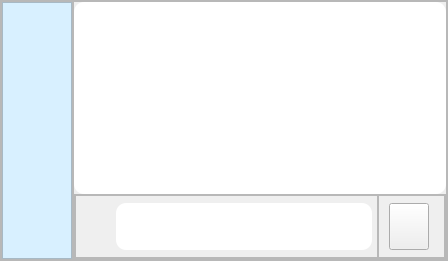
              <widget class="QWidget" name="page_4">
               <layout class="QGridLayout" name="gridLayout_3">
                <property name="leftMargin">
                 <number>0</number>
                </property>
                <property name="topMargin">
                 <number>0</number>
                </property>
                <property name="rightMargin">
                 <number>0</number>
                </property>
                <property name="bottomMargin">
                 <number>0</number>
                </property>
                <property name="spacing">
                 <number>0</number>
                </property>
                <item row="0" column="0">
                 <widget class="QFrame" name="frame_11">
                  <property name="frameShape">
                   <enum>QFrame::StyledPanel</enum>
                  </property>
                  <property name="frameShadow">
                   <enum>QFrame::Raised</enum>
                  </property>
                  <layout class="QHBoxLayout" name="horizontalLayout_13">
                   <property name="spacing">
                    <number>0</number>
                   </property>
                   <property name="leftMargin">
                    <number>0</number>
                   </property>
                   <property name="topMargin">
                    <number>0</number>
                   </property>
                   <property name="rightMargin">
                    <number>0</number>
                   </property>
                   <property name="bottomMargin">
                    <number>0</number>
                   </property>
                   <item>
                    <widget class="QFrame" name="frame_12">
                     <property name="maximumSize">
                      <size>
                       <width>360</width>
                       <height>16777215</height>
                      </size>
                     </property>
                     <property name="frameShape">
                      <enum>QFrame::StyledPanel</enum>
                     </property>
                     <property name="frameShadow">
                      <enum>QFrame::Raised</enum>
                     </property>
                     <layout class="QVBoxLayout" name="verticalLayout_6">
                      <property name="spacing">
                       <number>0</number>
                      </property>
                      <property name="leftMargin">
                       <number>0</number>
                      </property>
                      <property name="topMargin">
                       <number>0</number>
                      </property>
                      <property name="rightMargin">
                       <number>0</number>
                      </property>
                      <property name="bottomMargin">
                       <number>0</number>
                      </property>
                      <item>
                       <widget class="QScrollArea" name="scrollArea">
                        <property name="styleSheet">
                         <string notr="true">background-color: rgb(216, 240, 255);</string>
                        </property>
                        <property name="widgetResizable">
                         <bool>true</bool>
                        </property>
                        <widget class="QWidget" name="scrollAreaWidgetContents">
                         <property name="geometry">
                          <rect>
                           <x>0</x>
                           <y>0</y>
                           <width>356</width>
                           <height>666</height>
                          </rect>
                         </property>
                        </widget>
                       </widget>
                      </item>
                     </layout>
                    </widget>
                   </item>
                   <item>
                    <widget class="QFrame" name="frame_13">
                     <property name="frameShape">
                      <enum>QFrame::StyledPanel</enum>
                     </property>
                     <property name="frameShadow">
                      <enum>QFrame::Raised</enum>
                     </property>
                     <layout class="QVBoxLayout" name="verticalLayout_7">
                      <property name="spacing">
                       <number>0</number>
                      </property>
                      <property name="leftMargin">
                       <number>0</number>
                      </property>
                      <property name="topMargin">
                       <number>0</number>
                      </property>
                      <property name="rightMargin">
                       <number>0</number>
                      </property>
                      <property name="bottomMargin">
                       <number>0</number>
                      </property>
                      <item>
                       <widget class="QFrame" name="frame_14">
                        <property name="styleSheet">
                         <string notr="true">border-radius: 10px;</string>
                        </property>
                        <property name="frameShape">
                         <enum>QFrame::StyledPanel</enum>
                        </property>
                        <property name="frameShadow">
                         <enum>QFrame::Raised</enum>
                        </property>
                        <layout class="QVBoxLayout" name="verticalLayout_8">
                         <property name="spacing">
                          <number>0</number>
                         </property>
                         <property name="leftMargin">
                          <number>0</number>
                         </property>
                         <property name="topMargin">
                          <number>0</number>
                         </property>
                         <property name="rightMargin">
                          <number>0</number>
                         </property>
                         <property name="bottomMargin">
                          <number>0</number>
                         </property>
                         <item>
                          <widget class="QTextBrowser" name="textBrowser">
                           <property name="sizePolicy">
                            <sizepolicy hsizetype="Expanding" vsizetype="Preferred">
                             <horstretch>0</horstretch>
                             <verstretch>0</verstretch>
                            </sizepolicy>
                           </property>
                           <property name="styleSheet">
                            <string notr="true">background-color: rgb(255, 255, 255);</string>
                           </property>
                          </widget>
                         </item>
                        </layout>
                       </widget>
                      </item>
                      <item>
                       <widget class="QFrame" name="frame_15">
                        <property name="maximumSize">
                         <size>
                          <width>16777215</width>
                          <height>65</height>
                         </size>
                        </property>
                        <property name="frameShape">
                         <enum>QFrame::StyledPanel</enum>
                        </property>
                        <property name="frameShadow">
                         <enum>QFrame::Raised</enum>
                        </property>
                        <layout class="QHBoxLayout" name="horizontalLayout_14">
                         <property name="spacing">
                          <number>0</number>
                         </property>
                         <property name="leftMargin">
                          <number>0</number>
                         </property>
                         <property name="topMargin">
                          <number>0</number>
                         </property>
                         <property name="rightMargin">
                          <number>0</number>
                         </property>
                         <property name="bottomMargin">
                          <number>0</number>
                         </property>
                         <item>
                          <widget class="QFrame" name="frame_16">
                           <property name="maximumSize">
                            <size>
                             <width>16777215</width>
                             <height>16777215</height>
                            </size>
                           </property>
                           <property name="frameShape">
                            <enum>QFrame::StyledPanel</enum>
                           </property>
                           <property name="frameShadow">
                            <enum>QFrame::Raised</enum>
                           </property>
                           <layout class="QHBoxLayout" name="horizontalLayout_16">
                            <property name="spacing">
                             <number>0</number>
                            </property>
                            <property name="leftMargin">
                             <number>40</number>
                            </property>
                            <property name="topMargin">
                             <number>7</number>
                            </property>
                            <property name="rightMargin">
                             <number>5</number>
                            </property>
                            <property name="bottomMargin">
                             <number>7</number>
                            </property>
                            <item>
                             <widget class="QTextEdit" name="textEdit">
                              <property name="styleSheet">
                               <string notr="true">background-color: rgb(255, 255, 255);
font: 12pt &quot;MS Shell Dlg 2&quot;;
border-radius: 10px;</string>
                              </property>
                             </widget>
                            </item>
                           </layout>
                          </widget>
                         </item>
                         <item>
                          <widget class="QFrame" name="frame_17">
                           <property name="sizePolicy">
                            <sizepolicy hsizetype="Expanding" vsizetype="Expanding">
                             <horstretch>0</horstretch>
                             <verstretch>0</verstretch>
                            </sizepolicy>
                           </property>
                           <property name="maximumSize">
                            <size>
                             <width>80</width>
                             <height>16777215</height>
                            </size>
                           </property>
                           <property name="frameShape">
                            <enum>QFrame::StyledPanel</enum>
                           </property>
                           <property name="frameShadow">
                            <enum>QFrame::Raised</enum>
                           </property>
                           <layout class="QHBoxLayout" name="horizontalLayout_15">
                            <property name="spacing">
                             <number>0</number>
                            </property>
                            <property name="leftMargin">
                             <number>10</number>
                            </property>
                            <property name="topMargin">
                             <number>7</number>
                            </property>
                            <property name="rightMargin">
                             <number>15</number>
                            </property>
                            <property name="bottomMargin">
                             <number>7</number>
                            </property>
                            <item>
                             <widget class="QPushButton" name="pushButton_4">
                              <property name="sizePolicy">
                               <sizepolicy hsizetype="Preferred" vsizetype="Minimum">
                                <horstretch>0</horstretch>
                                <verstretch>0</verstretch>
                               </sizepolicy>
                              </property>
                              <property name="styleSheet">
                               <string notr="true"/>
                              </property>
                              <property name="text">
                               <string/>
                              </property>
                              <property name="icon">
                               <iconset>
                                <normaloff>2020-08-24_152554.png</normaloff>2020-08-24_152554.png</iconset>
                              </property>
                              <property name="iconSize">
                               <size>
                                <width>40</width>
                                <height>40</height>
                               </size>
                              </property>
                              <property name="checkable">
                               <bool>false</bool>
                              </property>
                              <property name="autoRepeat">
                               <bool>false</bool>
                              </property>
                              <property name="autoExclusive">
                               <bool>false</bool>
                              </property>
                              <property name="default">
                               <bool>false</bool>
                              </property>
                             </widget>
                            </item>
                           </layout>
                          </widget>
                         </item>
                        </layout>
                       </widget>
                      </item>
                     </layout>
                    </widget>
                   </item>
                  </layout>
                 </widget>
                </item>
               </layout>
              </widget>
